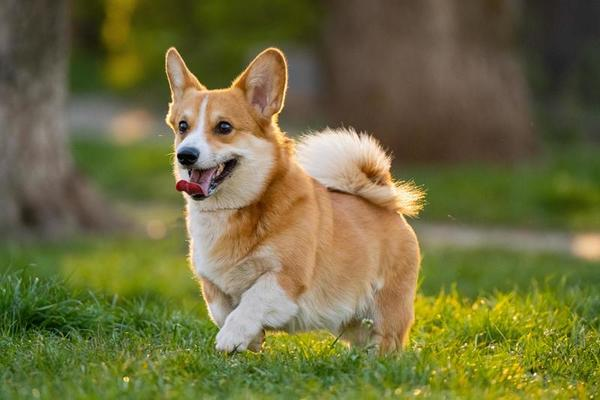
#> input picture dog.jpg, 600 x 400 px
$ python a1.py
#> lines starting #> are read from the running program, lines starting #| are printed output that depends on the picture
import cv2
import numpy as np
import matplotlib.pyplot as plt

# Load image in grayscale
image = cv2.imread('dog.jpg', cv2.IMREAD_GRAYSCALE)
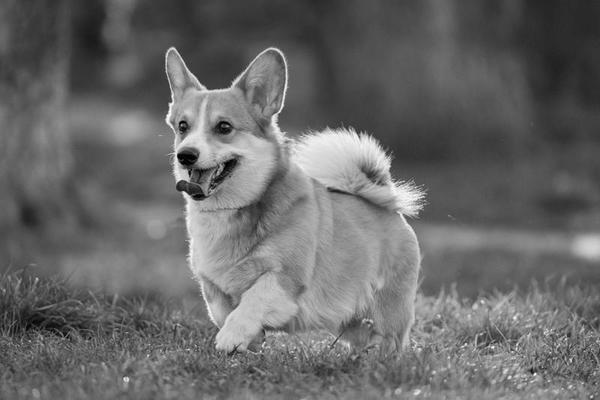
#> image: shape (400, 600); min 0, max 255, mean 104.6

# Choose a row or column to extract profile (e.g., middle row)
row = image.shape[0] // 2  # Middle row
#> row = 200
profile = image[row, :]    # Intensity values along that row
#> profile = 600 values, max 245 at index 408, min 52 at index 367, mean 106.4

# Display the grayscale image with a line showing the profile row
image_with_line = cv2.cvtColor(image, cv2.COLOR_GRAY2BGR)
cv2.line(image_with_line, (0, row), (image.shape[1], row), (0, 0, 255), 1)
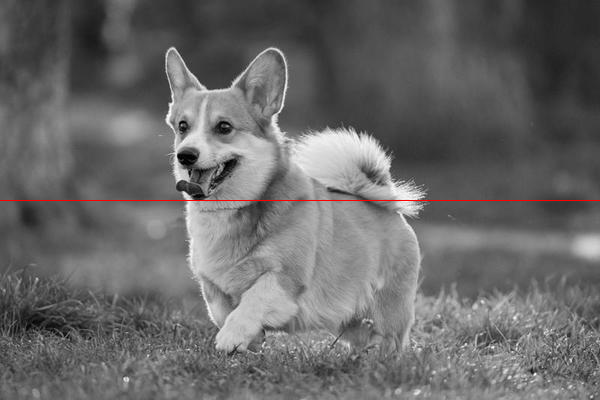
#> image_with_line: shape (400, 600, 3); mean B, G, R 104.3, 104.3, 104.9
cv2.imshow("Image with Profile Line", image_with_line)

# Plot the intensity profile
plt.figure(figsize=(10, 4))
plt.title(f'Intensity Profile of Row {row}')
plt.plot(profile, color='black')
plt.xlabel('Column Index')
plt.ylabel('Intensity')
plt.grid(True)
plt.tight_layout()
plt.show()
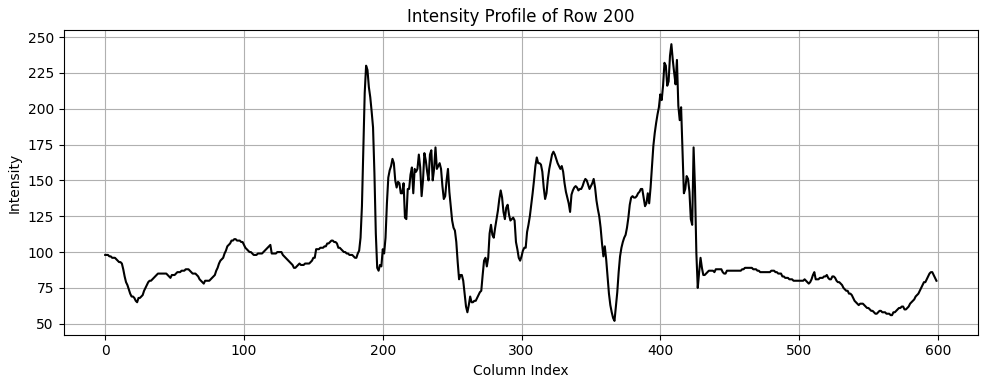
#> figure drawn by matplotlib, 1 panel; curve peaks at x = 408, y = 245

cv2.waitKey(0)
cv2.destroyAllWindows()
